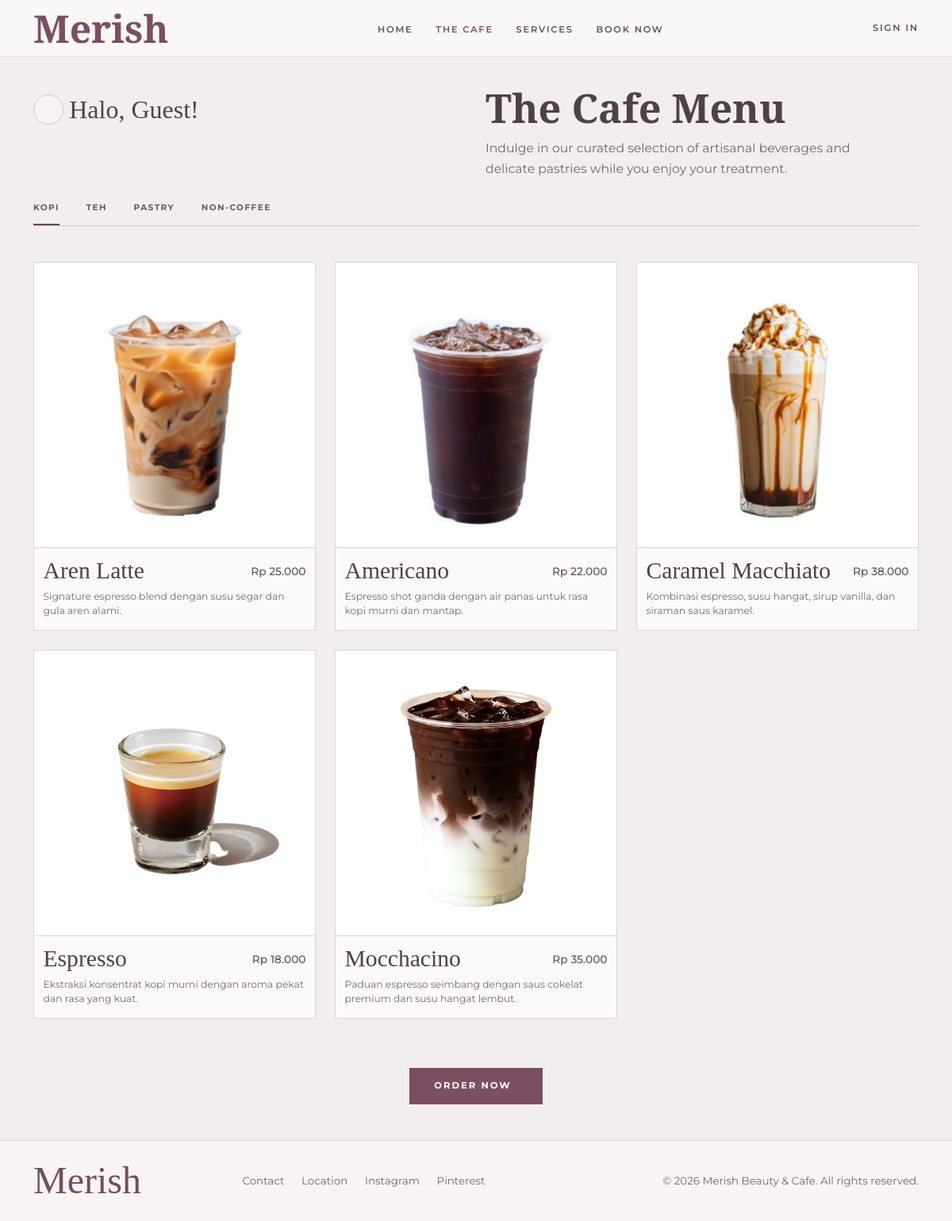
The page /index.php?page=cafe on the database its author committed.
### tables this page shows
CREATE TABLE menus (
    menu_id VARCHAR(10),
    menu_name VARCHAR(100) NOT NULL,
    price DECIMAL(10,2) NOT NULL,
    is_available BOOLEAN NOT NULL DEFAULT TRUE,  
    category ENUM('Kopi', 'Teh', 'Pastry', 'Non Coffee', 'Snack') NOT NULL,
    description TEXT NULL,
    image VARCHAR(255) NULL,
    PRIMARY KEY (menu_id)
);

### app/Core/Database.php (called while the page is built, shortened)
<?php
class Database
{
    private static ?PDO $connection = null;
    public static function getConnection(): PDO
    {
        $host = 'localhost';
        $dbName = 'db_merish_salon';
        $user = 'root';
        $pass = '';
        $ports = [3306, 3307];
        foreach ($ports as $port) {
            $dsn = "mysql:host={$host};port={$port};dbname={$dbName};charset=utf8mb4";
            try {
                self::$connection = new PDO($dsn, $user, $pass, [
                    PDO::ATTR_ERRMODE => PDO::ERRMODE_EXCEPTION,
                    PDO::ATTR_DEFAULT_FETCH_MODE => PDO::FETCH_ASSOC,
                    PDO::ATTR_EMULATE_PREPARES => false,
                ]);
                return self::$connection;
            } catch (PDOException $e) {
                $lastException = $e;
            }
        }
        $portsTried = implode(', ', $ports);
        $err = 'Koneksi database gagal (mencoba port: ' . $portsTried . ')';
        die($err);
        return self::$connection;
    }
}

### app/Controllers/CafeController.php (called while the page is built, shortened)
<?php
class CafeController
{
    public function index()
    {
        $salonHistory = [];
        $cafeHistory = [];
        $menusModel = new MenusModel();
        $menus = $menusModel->findAll();
        return [
            'view' => 'Cafe.index',
            'data' => [
                'salonHistory' => $salonHistory,
                'cafeHistory' => $cafeHistory,
                'menus' => $menus
            ]
        ];
    }
}

### app/Models/MenusModel.php (called while the page is built, shortened)
<?php
class MenusModel
{
    private PDO $db;
    public function __construct()
    {
        $this->db = Database::getConnection();
    }
    public function findAll(): array
    {
        $stmt = $this->db->query('SELECT * FROM db_merish_cafe.menus WHERE is_available = TRUE');
        return $stmt->fetchAll();
    }
}

### app/Views/Cafe/index.php (the view, shortened to what this page needs)
<?php
$isLoggedIn = isset($_SESSION['user_id']);
$displayName = $_SESSION['full_name'] ?? $_SESSION['user_login'] ?? 'Guest';
?>
<!DOCTYPE html>
<html lang="id">
<head>
    <link href="https://cdn.jsdelivr.net/npm/bootstrap@5.3.3/dist/css/bootstrap.min.css" rel="stylesheet">
</head>
<body>
    <nav class="navbar navbar-expand-lg top-nav sticky-top">
        <div class="container">
            <a class="brand" href="index.php?page=home">Merish</a>
            <div class="collapse navbar-collapse" id="cafeNav">
                <ul class="navbar-nav mx-auto">
                    <li class="nav-item"><a class="nav-link-custom" href="index.php?page=home">Home</a></li>
                    <li class="nav-item"><a class="nav-link-custom active-link" href="index.php?page=cafe">The Cafe</a></li>
                    <li class="nav-item"><a class="nav-link-custom" href="index.php?page=services">Services</a></li>
                    <li class="nav-item"><a class="nav-link-custom" href="index.php?page=booking&step=1">Book Now</a></li>
                </ul>
                <div class="d-flex align-items-center gap-2">
                    <?php if ($isLoggedIn): ?>
                        <span class="signin-link mb-0">Hi, <?php echo htmlspecialchars(substr($displayName, 0, 14)); ?></span>
                        <a href="#" class="signin-link mb-0 text-decoration-underline" data-bs-toggle="modal" data-bs-target="#historyModal" style="cursor: pointer; font-weight: 600; text-transform: uppercase; letter-spacing: 1.2px; font-size: 0.72rem;">History</a>
                        <form method="POST" action="<?= LOGOUT_URL ?>" class="m-0">
                            <button class="btn btn-book py-2 px-3" type="submit" style="background: var(--accent); border-color: var(--accent); color: #fff; border-radius: 0; text-transform: uppercase; letter-spacing: 1.4px; font-size: 0.72rem; font-weight: 600; padding: 0.5rem 1rem;">Logout</button>
                        </form>
                    <?php else: ?>
                        <a href="index.php?page=login" class="signin-link mb-0">Sign In</a>
                    <?php endif; ?>
                </div>
            </div>
        </div>
    </nav>
    <main>
        <section class="hero-area">
            <div class="container">
                <div class="row align-items-start gy-4">
                    <div class="col-lg-6">
                        <div class="greeting-box">
                            <div class="d-flex align-items-center">
                                <span class="avatar-chip"></span>
                                <p class="greet-line">Halo, <?php echo htmlspecialchars($displayName); ?>!</p>
                            </div>
                        </div>
                    </div>
                    <div class="col-lg-6">
                        <h1 class="hero-title">The Cafe Menu</h1>
                        <p class="hero-sub">Indulge in our curated selection of artisanal beverages and delicate pastries while you enjoy your treatment.</p>
                    </div>
                </div>
                <div class="category-tabs" role="tablist" aria-label="Cafe categories">
                    <button class="tab-btn active" type="button" data-filter="kopi">Kopi</button>
                    <button class="tab-btn" type="button" data-filter="teh">Teh</button>
                    <button class="tab-btn" type="button" data-filter="pastry">Pastry</button>
                    <button class="tab-btn" type="button" data-filter="non-coffee">Non-Coffee</button>
                </div>
            </div>
        </section>        <section class="menu-section">
            <div class="container">
                <div class="row g-4" id="menuContainer">
                    <?php if (!empty($menus)): ?>
                        <?php foreach ($menus as $menu): ?>
                            <?php
                            $menuName = $menu['menu_name'] ?? '';
                            $price = (float)($menu['price'] ?? 0);
                            $desc = !empty($menu['description']) ? $menu['description'] : 'Artisan creation crafted by our barista.';
                            $dbCat = trim($menu['category'] ?? '');
                            $filterCat = match (strtolower($dbCat)) {
                                'kopi' => 'kopi',
                                'teh' => 'teh',
                                'pastry' => 'pastry',
                                'non coffee', 'non-coffee' => 'non-coffee',
                                'snack' => 'pastry',
                                default => 'kopi',
                            };
                            $image = trim($menu['image'] ?? '');
                            ?>
                            <div class="col-lg-4 col-md-6 cafe-item" data-category="<?php echo $filterCat; ?>">
                                <article class="menu-card">
                                    <div class="menu-image" style="background-image: url('<?php echo htmlspecialchars($image); ?>');"></div>
                                    <div class="menu-body">
                                        <div class="title-row">
                                            <h2 class="menu-name"><?php echo htmlspecialchars($menuName); ?></h2>
                                            <p class="menu-price">Rp <?php echo number_format($price, 0, ',', '.'); ?></p>
                                        </div>
                                        <p class="menu-desc"><?php echo htmlspecialchars($desc); ?></p>
                                    </div>
                                </article>
                            </div>
                        <?php endforeach; ?>
                    <?php else: ?>
                        <div class="col-12 text-center py-4">
                            <div class="alert alert-warning">Belum ada menu cafe yang tersedia.</div>
                        </div>
                    <?php endif; ?>
                </div>
            </div>
        </section>
        <section class="order-wrap">
            <div class="container">
                <button class="btn order-btn" type="button" id="orderNowBtn">Order Now <span class="ms-2"></span></button>
            </div>
        </section>
    </main>
    <footer class="site-footer">
        <div class="container">
            <div class="row align-items-center g-3">
                <div class="col-lg-2">
                    <a class="footer-brand" href="index.php?page=home">Merish</a>
                </div>
                <div class="col-lg-5">
                    <nav class="footer-links">
                        <a href="#">Contact</a>
                        <a href="#">Location</a>
                        <a href="#">Instagram</a>
                        <a href="#">Pinterest</a>
                    </nav>
                </div>
                <div class="col-lg-5 text-lg-end">
                    <span class="footer-copy">&copy; 2026 Merish Beauty & Cafe. All rights reserved.</span>
                </div>
            </div>
        </div>
    </footer>
</body>
</html>

### app/Views/Cafe/index.php (style rules this page uses)
:root { --page-bg: #f3eeee; --line: #dfd8d8; --ink: #5e4e55; --ink-soft: #71666b; --accent: #7b4f61; --accent-deep: #653f4f; --panel: #f8f4f4; --card-bg: #fbf9f9; }
html, body { margin: 0; background: var(--page-bg); color: var(--ink); font-family: 'Montserrat', sans-serif; }
.top-nav { background: #faf7f7; border-bottom: 1px solid #e5dddd; min-height: 72px; }
.brand { font-family: 'Playfair Display', serif; font-size: 3rem; color: var(--accent); line-height: 1; text-decoration: none; font-weight: 600; }
.nav-link-custom { text-transform: uppercase; letter-spacing: 1.8px; font-size: 0.71rem; font-weight: 600; color: #605357; padding: 0.5rem 0.9rem; text-decoration: none; }
.nav-link-custom:hover, .nav-link-custom.active-link { color: var(--accent); }
.signin-link { text-transform: uppercase; letter-spacing: 1.8px; font-size: 0.72rem; font-weight: 600; color: #5f5258; text-decoration: none; }
.hero-area { padding: 2.3rem 0 1.4rem; }
.greeting-box { max-width: 375px; margin-top: 0.35rem; }
.avatar-chip { width: 38px; height: 38px; border-radius: 50%; display: inline-flex; align-items: center; justify-content: center; border: 1px solid #cdc4c6; color: #5a4b51; font-size: 1.05rem; background: #f7f3f3; margin-right: 0.45rem; }
.greet-line { font-family: 'Playfair Display', serif; font-size: 2rem; margin: 0; color: #4f4147; }
.hero-title { font-family: 'Playfair Display', serif; font-size: clamp(2.4rem, 4.2vw, 4.4rem); font-weight: 600; line-height: 1.06; color: #4f4148; margin-bottom: 0.72rem; }
.hero-sub { color: #72686b; max-width: 500px; font-size: 0.98rem; line-height: 1.65; }
.category-tabs { margin-top: 0.8rem; border-bottom: 1px solid #cfc4c7; display: flex; gap: 2.1rem; flex-wrap: wrap; padding-bottom: 0.42rem; }
.tab-btn { border: none; background: transparent; padding: 0 0 0.42rem; text-transform: uppercase; letter-spacing: 1.4px; font-size: 0.66rem; font-weight: 700; color: #665b60; position: relative; }
.tab-btn.active::after, .tab-btn:hover::after { content: ""; position: absolute; left: 0; right: 0; bottom: -7px; height: 2px; background: #6d4758; }
.menu-section { padding: 1.45rem 0 2.3rem; }
.menu-card { background: var(--card-bg); border: 1px solid #ddd4d4; height: 100%; transition: transform 0.2s ease, box-shadow 0.2s ease; }
.menu-image { height: 360px; border-bottom: 1px solid #ddd2d2; background-size: contain; background-repeat: no-repeat; background-position: center; background-color: #ffffff; }
.menu-body { padding: 0.8rem 0.72rem 0.95rem; }
.title-row { display: flex; align-items: center; justify-content: space-between; gap: 0.6rem; margin-bottom: 0.42rem; }
.menu-name { font-family: 'Playfair Display', serif; font-size: 1.85rem; color: #4f4047; line-height: 1.08; margin: 0; }
.menu-price { color: #5e5357; font-size: 0.86rem; margin: 0; white-space: nowrap; font-weight: 500; }
.menu-desc { color: #766d70; font-size: 0.77rem; line-height: 1.48; margin: 0; }
.order-wrap { display: flex; justify-content: center; align-items: center; gap: 1rem; padding: 1.55rem 0 2.8rem; }
.order-wrap .container { display: flex; justify-content: center; align-items: center; gap: 1rem; flex-wrap: wrap; }
.order-btn { border: none; background: var(--accent); color: #fff; text-transform: uppercase; letter-spacing: 2px; font-size: 0.72rem; font-weight: 700; border-radius: 0; min-width: 168px; padding: 0.9rem 1.6rem; }
.site-footer { background: var(--panel); border-top: 1px solid #ddd2d2; padding: 1.65rem 0; }
.footer-brand { font-family: 'Playfair Display', serif; font-size: 3rem; line-height: 1; color: #744f5e; text-decoration: none; }
.footer-links { display: flex; justify-content: center; flex-wrap: wrap; gap: 1.35rem; }
.footer-links a, .footer-copy { color: #74696e; font-size: 0.84rem; text-decoration: none; }

### rows shown on the page
menus: image (picture), menu_name "Aren Latte", price "25.000", description "Signature espresso blend dengan susu segar dan gula aren alami."
menus: image (picture), menu_name "Americano", price "22.000", description "Espresso shot ganda dengan air panas untuk rasa kopi murni dan mantap."
menus: image (picture), menu_name "Caramel Macchiato", price "38.000", description "Kombinasi espresso, susu hangat, sirup vanilla, dan siraman saus karamel."
menus: image (picture), menu_name "Espresso", price "18.000", description "Ekstraksi konsentrat kopi murni dengan aroma pekat dan rasa yang kuat."
menus: image (picture), menu_name "Mocchacino", price "35.000", description "Paduan espresso seimbang dengan saus cokelat premium dan susu hangat lembut."

### other values the page prints
$displayName "Guest"
